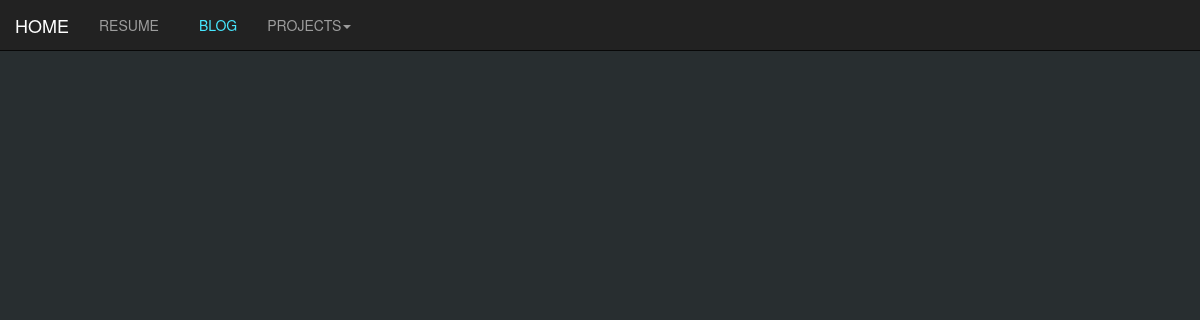
The app's page /first/blog/, older data.
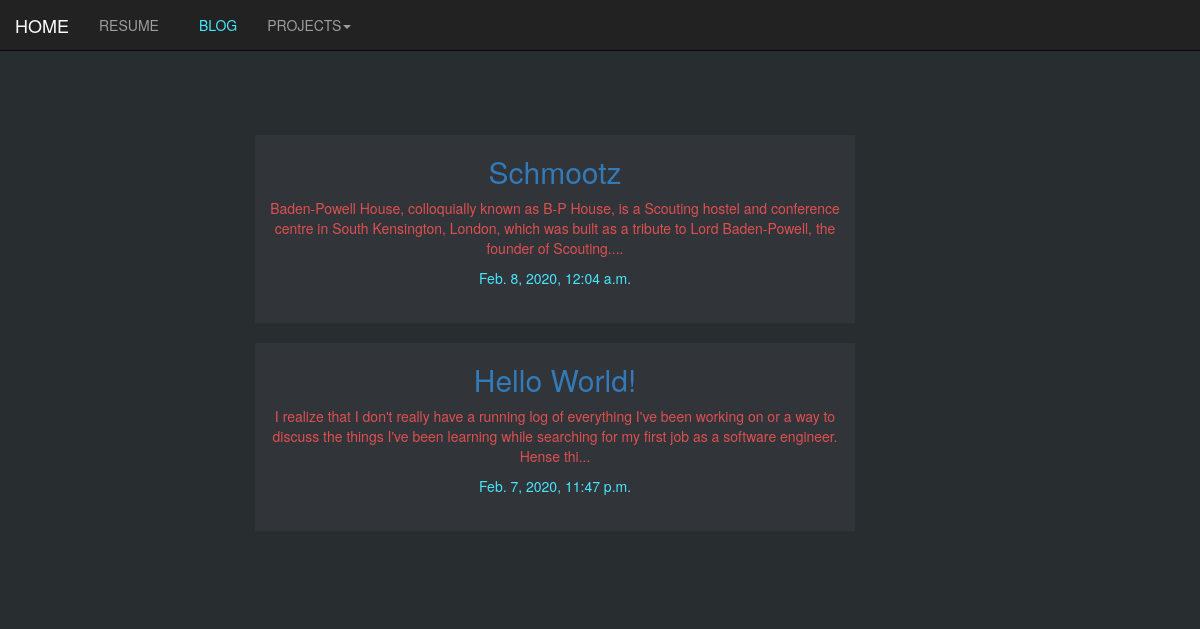
The same page, newer data.
### first/models.py (models this page shows, shortened)
class Article(models.Model):
    title = models.CharField(max_length=100)
    slug = models.SlugField()
    body = models.TextField()
    date = models.DateTimeField(auto_now_add=True)
    def snippet(self):
        return self.body[:200] + '...'

### first/views.py (the view)
# urls.py: path('blog/', views.blog, name='blog'),
def blog(request):
    articles = Article.objects.all().order_by('-date')
    return render(request, 'blog.html', {'artical' : articles})

### templates/blog.html (shortened to what this page needs)
<!DOCTYPE html>
{% extends 'base.html' %}
{% load staticfiles %}
        {% block body_block%}
        <link rel="stylesheet" href="{% static "css/blog.css" %}">
        <link href="https://fonts.googleapis.com/css?family=Roboto&display=swap" rel="stylesheet"><br>
        <br><div align='center' class="container" id="d1">
                {% for art in artical %}
                <div align='center' class="container" id="art">
                        <h2 id='title'><a href="">{{ art.title }}</a></h2>
                        <p id='snip'>{{ art.snippet }}</p>
                        <p id='date'>{{ art.date }}</p>
                </div><br>
                {% endfor %}
        </div>
        {% endblock %}

Row changes from the older to the newer data that the page shows:
added Article: title "Schmootz", snippet "Baden-Powell House, colloquially known as B-P House, is a Scouting hostel and conference centre in South Kensington, London, which was built as a tribute to Lord Baden-Powell, the founder of Scouting....", date "Feb. 8, 2020, 12:04 a.m."
added Article: title "Hello World!", snippet "I realize that I don't really have a running log of everything I've been working on or a way to discuss the things I've been learning while searching for my first job as a software engineer. Hense thi...", date "Feb. 7, 2020, 11:47 p.m."
